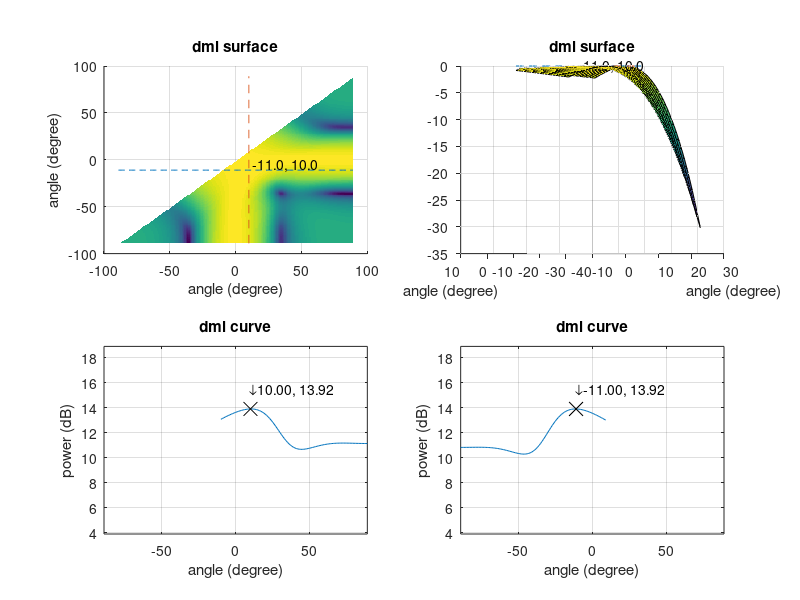

Here is the MATLAB script that generated this plot:
%-------------------------------------------------------------------------------
  %
  %  Filename       : survey_dml.m
  %  Author         : Huang Leilei
  %  Created        : 2020-05-20
  %  Description    : survey_dml
  %
%-------------------------------------------------------------------------------
  %
  %  Modified       : 2020-05-21 by HLL
  %  Description    : updated according to survey dbf
  %  Modified       : 2020-05-25 by HLL
  %  Description    : plot optimized
  %
%-------------------------------------------------------------------------------

%*** INIT **********************************************************************
%clc;
%clear;
close all;
if ~exist('dump', 'dir')
    mkdir dump
end
tic;




%*** PARAMETER *****************************************************************
 NUMB_RND         = 1;                               % number of test rounds
%NUMB_RND         = 1000;

 NUMB_SMP         = 1;                               % number of samples
 INDX_FIG         = 1;                               % index  of figure

 DATA_DIS_ANT     = 0.5 * (0:3);                     % data   of antenna's distances in lamda
%DATA_DIS_ANT     = 0.5 * [0,1,4,6];
%DATA_DIS_ANT     = 0.5 * [(0:3),(0:3)+3+1];
%DATA_DIS_ANT     = 0.5 * [[0,1,4,6],[0,1,4,6]+6+1];
 DATA_DIS_ANT     = DATA_DIS_ANT';

 DATA_COE_WIN     = ones(1, numel(DATA_DIS_ANT));    % data   of window coefficient  in "1"
%DATA_COE_WIN     = [0.5, 1, 1 ,0.5];
 DATA_COE_WIN     = DATA_COE_WIN';

%DATA_ANG_OBJ     = 0;                               % data   of objects' angles     in degree
%DATA_ANG_OBJ     = [-3, 3];
%DATA_ANG_OBJ     = [-6, 6];
 DATA_ANG_OBJ     = [-12, 12];
%DATA_ANG_OBJ     = [-24, 24];
%DATA_ANG_OBJ     = [0, 12];

 DATA_POW_OBJ     = [0, 0];                          % data   of objects' powers     in dB
 DATA_SNR         = 20;                              % data   of snr                 in dB

%DATA_DLT_ANG_TST = 0.1;                             % data   of test angles' delta  in degree
 DATA_DLT_ANG_TST = 1;

 DATA_RNG_ANG_TST = 89;                              % data   of test angles' range  in degree




%%*** DERIVED PARAMETER *********************************************************
DATA_ANG_TST     = -DATA_RNG_ANG_TST:DATA_DLT_ANG_TST:DATA_RNG_ANG_TST;
NUMB_ANT         = numel(DATA_DIS_ANT);
NUMB_OBJ         = numel(DATA_ANG_OBJ);
NUMB_ANG_TST     = numel(DATA_ANG_TST);
DATA_ANG_AMB_MAX = asin(1 / (DATA_DIS_ANT(2  ) - DATA_DIS_ANT(1)) / 2) / pi * 180;
fprintf('max non-ambiguity angle of objects is about %.2f degree\n', DATA_ANG_AMB_MAX);




%*** MAIN BODY *****************************************************************
%% prepare datP
datPTst = ones(NUMB_ANT, NUMB_ANT, NUMB_ANG_TST, NUMB_ANG_TST);
for idxAng0 = 1:NUMB_ANG_TST
    datAng0 = DATA_ANG_TST(idxAng0);
    for idxAng1 = (idxAng0+1):NUMB_ANG_TST
        datAng1 = DATA_ANG_TST(idxAng1);
        datA = [exp(1i * 2 * pi * DATA_DIS_ANT * sin(datAng0 / 180 * pi))     ...
               ,exp(1i * 2 * pi * DATA_DIS_ANT * sin(datAng1 / 180 * pi))]    ...
        ;
        datP = datA * (datA' * datA)^-1 * datA';
        datPTst(:, :, idxAng0, idxAng1) = datP;
    end
end


%% traverse
idxAngRnd = ones(2, NUMB_RND);
for idxRnd = 1:NUMB_RND
    %% prepare datSig
    datSig = 0;
    for idxObj = 1:NUMB_OBJ
        datAmp = 10^(DATA_POW_OBJ(idxObj) / 20) / 2^0.5;
        datPha = exp(-1i * 2 * pi * rand);
        datSig = datSig + datAmp .* exp(1i * 2 * pi * DATA_DIS_ANT * sin(DATA_ANG_OBJ(idxObj) / 180 * pi)) * datPha;
    end


    %% prepare datR
    datRSum = 0;
    for idxSmp = 1:NUMB_SMP
        datRTmp = awgn(datSig, DATA_SNR, 'measured');
        datRTmp = datRTmp .* DATA_COE_WIN;
        datRSum = datRSum + datRTmp * datRTmp';
    end
    datR = datRSum / NUMB_SMP;
    %datSmpSum = 0;
    %for idxSmp = 1:NUMB_SMP
    %    datSmpTmp = awgn(datSig, DATA_SNR, 'measured');
    %    datSmpTmp = datSmpTmp .* DATA_COE_WIN;
    %    datSmpSum = datSmpSum + datSmpTmp;
    %end
    %datSmp = datSmpSum / NUMB_SMP;
    %datR = datSmp * datSmp';

    %% get best cost and index
    datPowTst = ones(NUMB_ANG_TST, NUMB_ANG_TST) * -inf;
    datPowBst = -inf;
    for idxAng0 = 1:NUMB_ANG_TST
        for idxAng1 = idxAng0+1:NUMB_ANG_TST
            datPowTmp = datPTst(:, :, idxAng0, idxAng1) * datR;
            datPow = 20 * log10(abs(trace(datPowTmp)));
            %datPowTmpA = datPTst(:, :, idxAng0, idxAng1) * datRTmp;
            %datPowA = 20 * log10(norm(datPowTmpA));
            if datPow > datPowBst
                datPowBst = datPow;
                idxAngRnd(:, idxRnd) = [idxAng0, idxAng1];
            end
            datPowTst(idxAng0, idxAng1) = datPow;
        end
    end


    %% plot
    if NUMB_RND == 1
        % open figure
        figure(INDX_FIG); INDX_FIG = INDX_FIG + 1;
        set(gcf, 'position', [800, 50, 1000, 850]);

        % surface
        subplot(2,2,1);
        surface(DATA_ANG_TST, DATA_ANG_TST, datPowTst - max(max(datPowTst)), 'LineStyle', 'none');
        hold on;
        % peak
        datAng0 = DATA_ANG_TST(idxAngRnd(1, idxRnd));
        datAng1 = DATA_ANG_TST(idxAngRnd(2, idxRnd));
        plot(DATA_ANG_TST, ones(1, NUMB_ANG_TST) * datAng0, '--');
        plot(ones(1, NUMB_ANG_TST) * datAng1, DATA_ANG_TST, '--');
        text(datAng1 + 3, datAng0 + 5, [num2str(datAng0,'%.1f'), ', ', num2str(datAng1,'%.1f')]);
        hold off;
        % tune subplot
        grid on;
        title('dml surface');
        xlabel('angle (degree)');
        ylabel('angle (degree)');

        % surface
        subplot(2,2,2);
        idxAng0 = idxAngRnd(1, idxRnd);
        idxAng1 = idxAngRnd(2, idxRnd);
        idxLocalR = 20;
        idxLocalX = max(1,idxAng0-idxLocalR):min(NUMB_ANG_TST,idxAng0+idxLocalR);
        idxLocalY = max(1,idxAng1-idxLocalR):min(NUMB_ANG_TST,idxAng1+idxLocalR);
        surface(DATA_ANG_TST(idxLocalY), DATA_ANG_TST(idxLocalX), datPowTst(idxLocalX, idxLocalY) - max(max(datPowTst)));
        hold on;
        % peak
        datAng0 = DATA_ANG_TST(idxAngRnd(1, idxRnd));
        datAng1 = DATA_ANG_TST(idxAngRnd(2, idxRnd));
        plot(DATA_ANG_TST(idxLocalY), ones(1, numel(idxLocalY)) * datAng0, '--');
        plot(ones(1, numel(idxLocalX)) * datAng1, DATA_ANG_TST(idxLocalX), '--');
        text(datAng1 + 3, datAng0 + 5, [num2str(datAng0,'%.1f'), ', ', num2str(datAng1,'%.1f')]);
        hold off;
        % tune subplot
        view([-1, -1, 0]);
        grid on;
        title('dml surface');
        xlabel('angle (degree)');
        ylabel('angle (degree)');

        % curve
        subplot(2,2,3);
        idxAng0 = idxAngRnd(1, idxRnd);
        idxAng1 = idxAngRnd(2, idxRnd);
        plot(DATA_ANG_TST, datPowTst(idxAng0, :));
        hold on;
        % peak
        datAng = DATA_ANG_TST(idxAng1);
        datPow = datPowTst(idxAng0, idxAng1);
        plot(datAng, datPow, 'xk', 'MarkerSize', 10);
        text(datAng - 0.5, datPow + 1.5,                                            ...
            ['\downarrow', num2str(datAng,'%.2f'), ', ', num2str(datPow,'%.2f')]    ...
        );
        hold off;
        % tune subplot
        grid on;
        axis([min(DATA_ANG_TST), max(DATA_ANG_TST), max(max(datPowTst)) - 10, max(max(datPowTst)) + 5])
        title('dml curve');
        xlabel('angle (degree)');
        ylabel('power (dB)');

        % curve
        subplot(2,2,4);
        idxAng0 = idxAngRnd(1, idxRnd);
        idxAng1 = idxAngRnd(2, idxRnd);
        plot(DATA_ANG_TST, datPowTst(:, idxAng1));
        hold on;
        % peak
        datAng = DATA_ANG_TST(idxAng0);
        datPow = datPowTst(idxAng0, idxAng1);
        plot(datAng, datPow, 'xk', 'MarkerSize', 10);
        text(datAng - 0.5, datPow + 1.5,                                            ...
            ['\downarrow', num2str(datAng,'%.2f'), ', ', num2str(datPow,'%.2f')]    ...
        );
        hold off;
        % tune subplot
        grid on;
        axis([min(DATA_ANG_TST), max(DATA_ANG_TST), max(max(datPowTst)) - 10, max(max(datPowTst)) + 5])
        title('dml curve');
        xlabel('angle (degree)');
        ylabel('power (dB)');

        % save figure
        fig = getframe(gcf);
        img = frame2im(fig);
        imwrite(img, 'dump/surface.png');
    end
end


%% analyze
if NUMB_RND > 1
    figure(INDX_FIG); INDX_FIG = INDX_FIG + 1;
    for idxObj = 1:2
        % calculate
        datAng = DATA_ANG_TST(idxAngRnd(idxObj, :));
        err = sum((datAng - DATA_ANG_OBJ(min(NUMB_OBJ, idxObj))) .^ 2) / NUMB_RND;
        % log
        fprintf('most solved angle (and averaged SSE) of object %d is %.2f (and %.2f), which should be %.2f\n', idxObj, mode(datAng), err, DATA_ANG_OBJ(min(NUMB_OBJ, idxObj)));
        % plot
        subplot(2, 1, idxObj);
        histogram(datAng, DATA_ANG_TST - 0.5 * DATA_DLT_ANG_TST);
        % tune figure
        set(gcf, 'position', [800, 300, 1200, 400]);
        grid on;
        title(['histogram of solved angle (object ', num2str(idxObj)', ')']);
        xlabel('angle (degree)');
        ylabel('number');
        % save figure
        fig = getframe(gcf);
        img = frame2im(fig);
        imwrite(img, 'dump/histo.png');
    end
end




%% post
toc;
